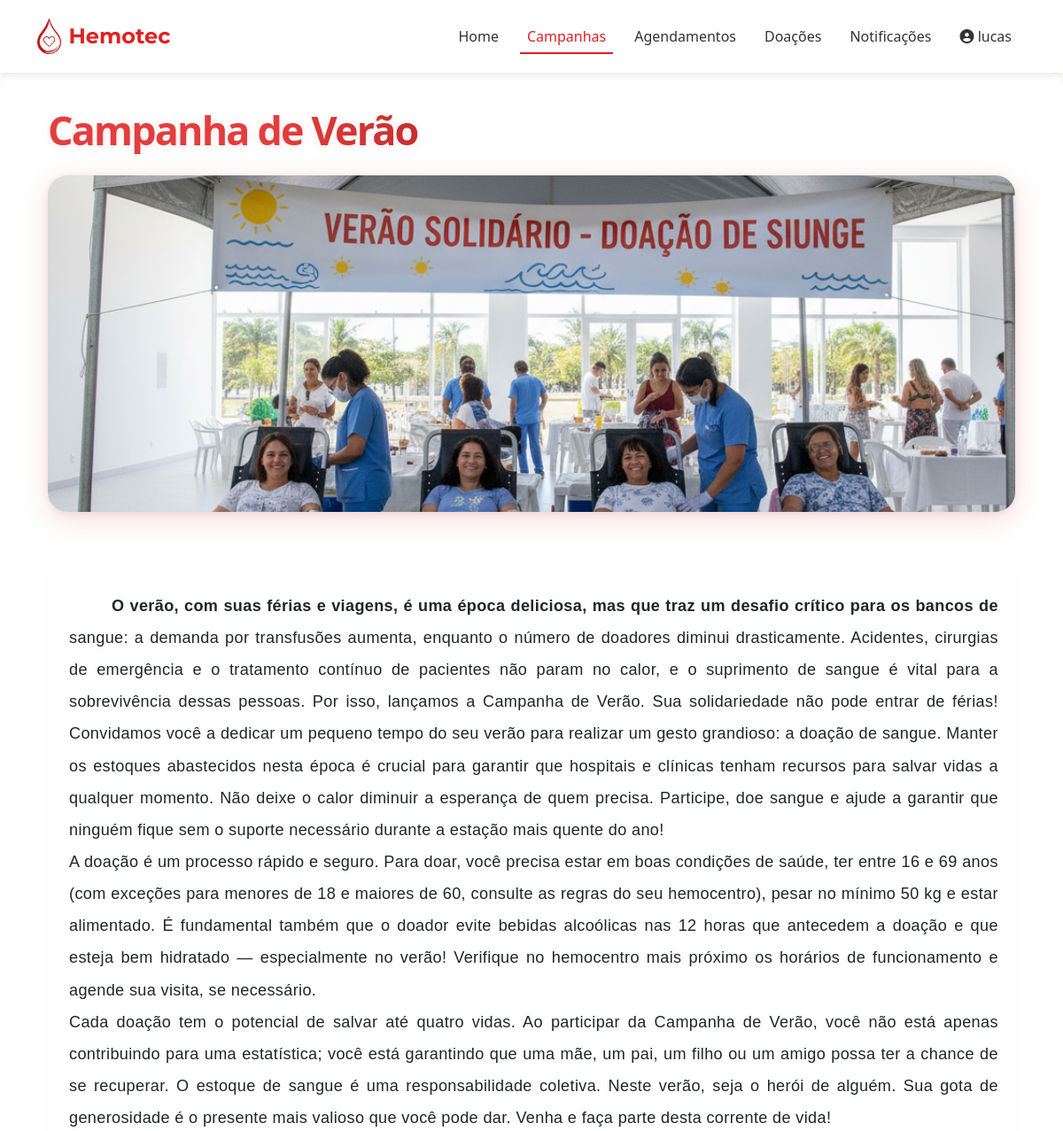
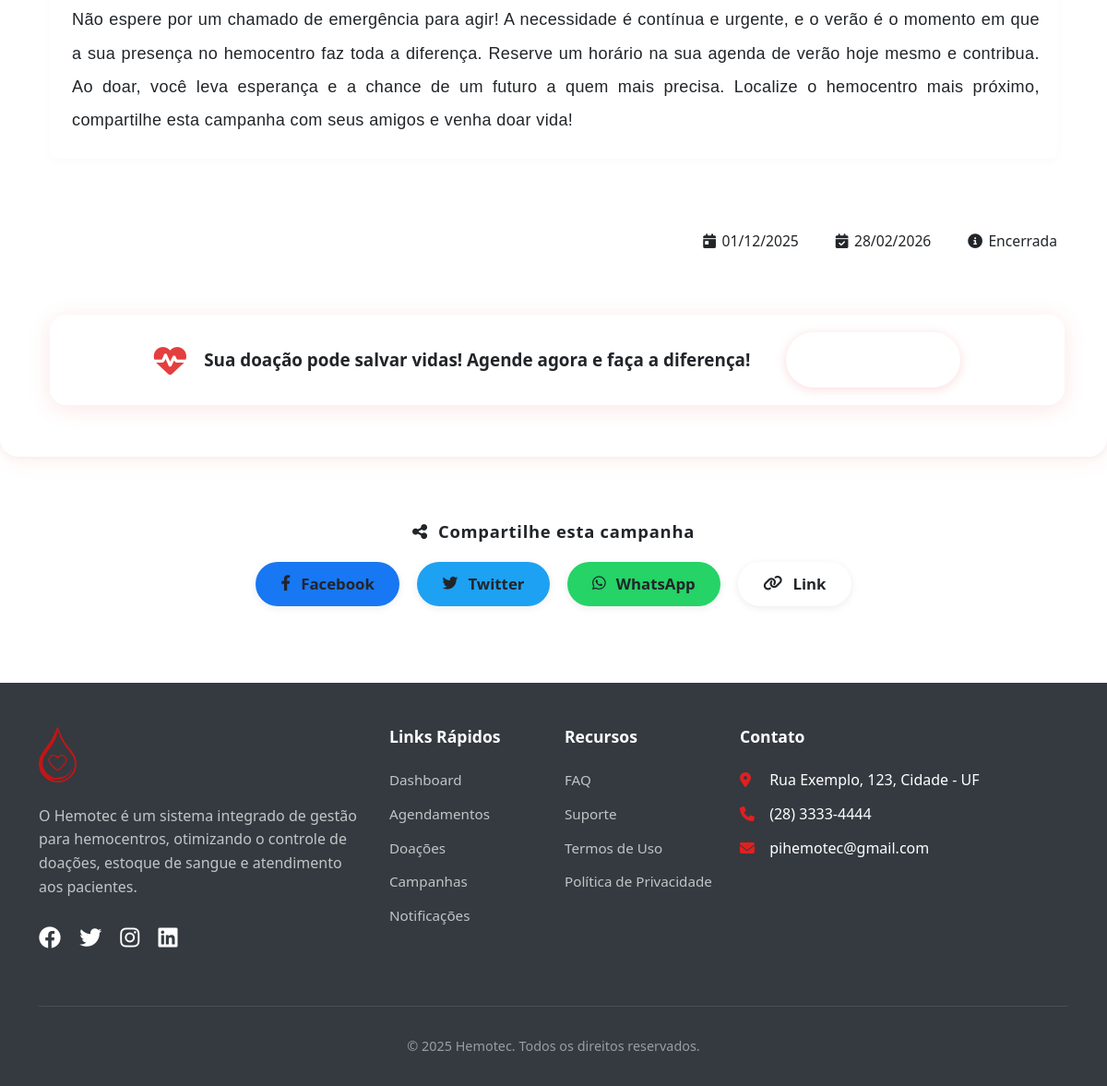
Page /doador/campanha/detalhes/1 (signed in) on the committed database (2 pictures, top to bottom).
### tables this page shows
CREATE TABLE campanha (
cod_campanha INTEGER PRIMARY KEY AUTOINCREMENT,
titulo TEXT NOT NULL,
descricao TEXT NOT NULL,
data_inicio DATE NOT NULL,
data_fim DATE NOT NULL,
status TEXT NOT NULL,
foto TEXT
);

### routes/doador/doador_campanhas_detalhes.py (the view)
@router.get("/doador/campanha/detalhes/{cod_campanha}")
@requer_autenticacao(["doador"])
async def get_doador_campanha_detalhes(request: Request, cod_campanha: int, usuario_logado: dict = None):
    campanha = campanha_repo.obter_por_id(cod_campanha)
    if campanha:
        response = templates.TemplateResponse(
            "doador/doador_campanha_detalhes.html",
            {"request": request, "active_page": "campanha", "usuario": usuario_logado, "campanha": campanha, "now": datetime.now}
        )
        return response

### templates/doador/doador_campanha_detalhes.html (shortened to what this page needs)
{% extends "doador/doador__base.html" %}
{% block custom_css %}
<link href="/static/css/doador/doador_campanha_detalhes.css" rel="stylesheet">
{% endblock %}
{% block conteudo %}
{% set hoje = now().date() %}
{% set status_campanha = 'Próxima' if campanha.data_inicio > hoje else ('Ativa' if campanha.data_fim >= hoje else 'Encerrada') %}
<div class="campaign-container" style="padding-top: 80px;">
    <div class="campaign-card">
        <div class="campaign-header-modern">
            <h1 class="campaign-title-modern">{{ campanha.titulo }}</h1>
            <img src="{{ campanha.foto }}" alt="Imagem da campanha" class="campaign-image" />
            <p class="campaign-description-modern">{{ campanha.descricao | replace('\n', '<br>') | safe }}</p>
                <div class="campaign-info-footer">
                    <span class="info-footer-item"><i class="fas fa-calendar-day"></i> {{ campanha.data_inicio.strftime('%d/%m/%Y') }}</span>
                    <span class="info-footer-item"><i class="fas fa-calendar-check"></i> {{ campanha.data_fim.strftime('%d/%m/%Y') }}</span>
                    <span class="info-footer-item"><i class="fas fa-info-circle"></i> {{ status_campanha }}</span>
                </div>
                    <div class="call-to-donate">
                        <i class="fas fa-heartbeat call-icon"></i>
                        <span class="call-text">Sua doação pode salvar vidas! <strong>Agende agora e faça a diferença!</strong></span>
                        <a href="/doador/agendamento/adicionar" class="btn btn-chamativo">Quero doar!</a>
                    </div>
        </div>
        <div class="campaign-body">
            <div class="share-section">
                <div class="share-section-modern">
                    <p class="share-text-modern"><i class="fas fa-share-alt"></i> Compartilhe esta campanha</p>
                    <div class="share-buttons-modern">
                        <button class="share-btn-modern facebook" data-platform="facebook">
                            <i class="fab fa-facebook-f"></i> Facebook
                        </button>
                        <button class="share-btn-modern twitter" data-platform="twitter">
                            <i class="fab fa-twitter"></i> Twitter
                        </button>
                        <button class="share-btn-modern whatsapp" data-platform="whatsapp">
                            <i class="fab fa-whatsapp"></i> WhatsApp
                        </button>
                        <button class="share-btn-modern link" data-platform="link">
                            <i class="fas fa-link"></i> Link
                        </button>
                    </div>
                </div>
        </div>
    </div>
</div>
{% endblock %}

### static/css/doador/doador__base.css (style rules this page uses)
:root { --hemotec-red: #e02020; --hemotec-dark-red: #c01010; --hemotec-light-red: #ff4040; --hemotec-bg-light: #f8f9fa; --hemotec-text-dark: #333333; --hemotec-accent: #0066cc; --hemotec-success: #28a745; --hemotec-warning: #ffc107; }

### static/css/doador/doador_campanha_detalhes.css (style rules this page uses)
.campaign-info-footer { display: flex; justify-content: flex-end; align-items: center; width: 100%; text-align: right; gap: 2.5rem; margin-top: 0.5rem; margin-bottom: 1.2rem; font-size: 0.98rem; color: var(--gray-500); background: none; border-top: 1px solid var(--gray-200); padding-top: 0.7rem; min-height: 2.2em; }
.call-to-donate { display: flex; align-items: center; justify-content: center; gap: 1.2rem; background: #fff; box-shadow: 0 4px 24px rgba(229,62,62,0.13); border: 2px solid var(--primary-color); border-radius: 18px; padding: 1.2rem 2.5rem; margin: 1.5rem 0 2.5rem 0; font-size: 1.25rem; font-weight: 700; color: var(--primary-color); animation: pulseDonate 1.5s infinite alternate; width: 1100px; }
.call-icon { font-size: 2.2rem; color: #e53e3e; animation: heartbeat 1.2s infinite; }
.call-text { font-size: 1.18rem; font-weight: 700; color: var(--primary-color); margin-right: 1.2rem; }
.btn-chamativo { background: linear-gradient(#e53e3e) !important; color: #fff !important; border-radius: 999px !important; font-size: 1.15rem; font-weight: 900; padding: 1rem 2.5rem; border: none; box-shadow: 0 2px 12px rgba(229,62,62,0.18); display: flex; align-items: center; gap: 0.7rem; justify-content: center; transition: background 0.2s, box-shadow 0.2s, transform 0.2s; animation: pulseBtn 1.5s infinite alternate; }
.info-footer-item { display: flex; align-items: center; gap: 0.4rem; font-weight: 400; font-size: 0.98rem; }
.share-section-modern { text-align: center; padding: 2.2rem 0 1.2rem 0; border-top: 1px solid var(--gray-200); margin-top: 2rem; background: none; }
.share-text-modern { font-size: 1.15rem; color: var(--primary-color); font-weight: 700; margin: 0 0 1.2rem 0; letter-spacing: 0.04em; display: flex; align-items: center; justify-content: center; gap: 0.7rem; }
.share-buttons-modern { display: flex; justify-content: center; gap: 1.2rem; flex-wrap: wrap; }
.share-btn-modern { border-radius: 999px; border: none; padding: 0.7rem 1.7rem; font-size: 1.05rem; font-weight: 600; color: var(--white); background: var(--gray-600); box-shadow: 0 2px 8px rgba(0,0,0,0.08); display: flex; align-items: center; gap: 0.7rem; cursor: pointer; transition: background 0.2s, transform 0.2s; }
.share-btn-modern.facebook { background: #1877f2; }
.share-btn-modern.twitter { background: #1da1f2; }
.share-btn-modern.whatsapp { background: #25d366; }
.share-btn-modern.link { background: var(--primary-color); }
.campaign-image { width: 100%; max-height: 380px; object-fit: cover; border-radius: 22px; box-shadow: 0 8px 32px rgba(229,62,62,0.18), 0 2px 8px rgba(0,0,0,0.08); margin-bottom: 2.5rem; background: #fff; display: block; transition: box-shadow 0.3s, transform 0.3s; }
.campaign-header-modern { background: #fff; color: var(--gray-800); text-align: left; padding: 2.5rem 4.5vw 1rem 4.5vw; max-width: 1280px; margin: 0 auto; display: flex; flex-direction: column; align-items: flex-start; gap: 1.5rem; border-radius: 20px; box-shadow: 0 4px 24px rgba(229,62,62,0.08), 0 1.5px 6px rgba(0,0,0,0.04); animation: fadeInDown 0.7s cubic-bezier(.23,1.01,.32,1); }
.campaign-title-modern { font-size: 2.8rem; font-weight: 900; margin: 0; letter-spacing: -0.04em; color: var(--primary-color); text-shadow: 0 2px 12px rgba(229,62,62,0.10); background: linear-gradient(90deg, #e53e3e 60%, #c53030 100%); -webkit-background-clip: text; -webkit-text-fill-color: transparent; background-clip: text; }
.campaign-description-modern { font-family: 'Arial', sans-serif; text-align: justify; font-size: 1.13rem; color: var(--gray-800); margin-bottom: 2.2rem; line-height: 2; font-weight: 400; letter-spacing: 0.02em; border-left: 5px solid var(--primary-color); padding-left: 1.5rem; padding-right: 1.2rem; padding-top: 1.5rem; padding-bottom: 1.5rem; background: var(--gray-50); border-radius: 8px; box-shadow: 0 2px 8px rgba(229,62,62,0.04); white-space: pre-wrap; text-indent: 3rem; }
.campaign-description-modern::first-line { font-weight: 600; color: var(--primary-color); }

### rows in the picture
campanha: titulo "Campanha de Verão", foto (picture), descricao "O verão, com suas férias e viagens, é uma época deliciosa, mas que traz um desafio crítico para os bancos de sangue: a demanda por transfusões aumenta, enquanto o número de doadores diminui drasticamente. Acidentes, cirurgias de emergência e o tratamento contínuo de pacientes não param no calor, e o suprimento de sangue é vital para a sobrevivência dessas pessoas. Por isso, lançamos a Campanha de Verão. Sua solidariedade não pode entrar de férias! Convidamos você a dedicar um pequeno tempo do seu verão para realizar um gesto grandioso: a doação de sangue. Manter os estoques abastecidos nesta época é crucial para garantir que hospitais e clínicas tenham recursos para salvar vidas a qualquer…"

### other values in the picture
{{ usuario.nome }} "lucas"
{{ campanha.data_inicio.strftime('%d/%m/%Y') }} "01/12/2025"
{{ campanha.data_fim.strftime('%d/%m/%Y') }} "28/02/2026"
{{ status_campanha }} "Encerrada"
